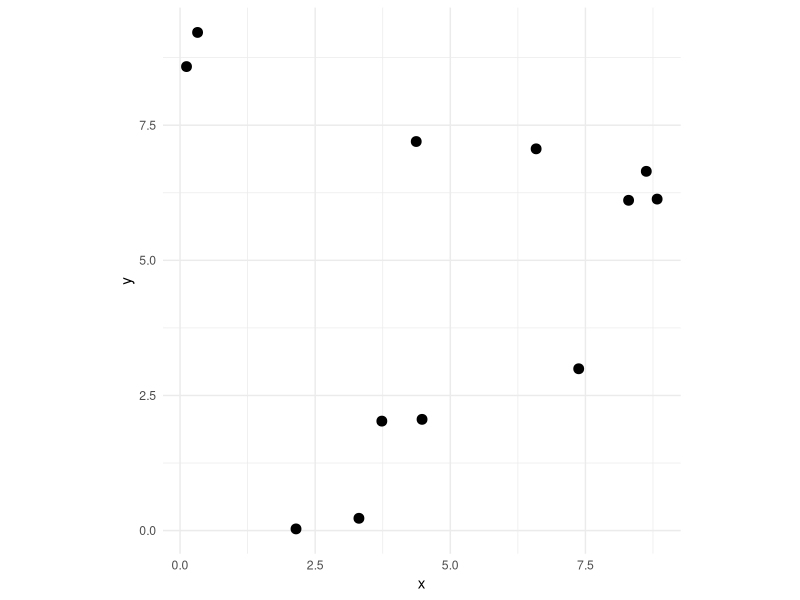
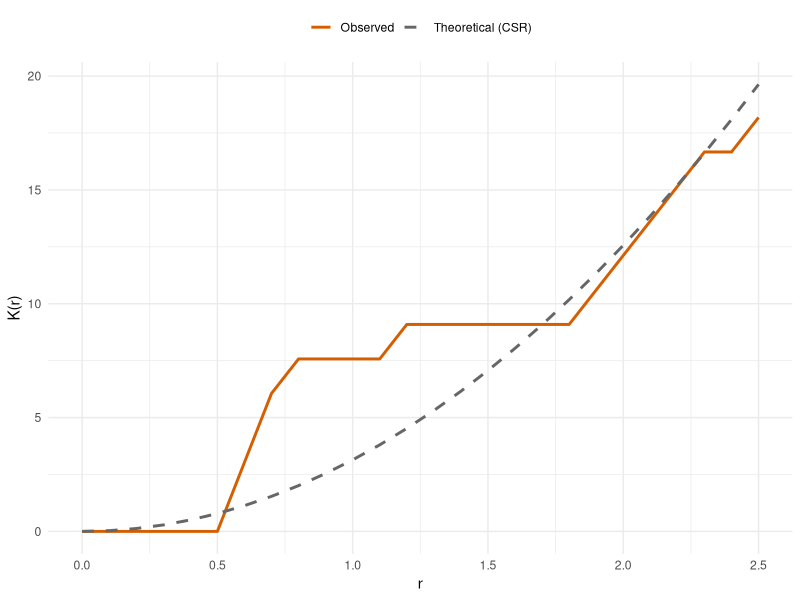
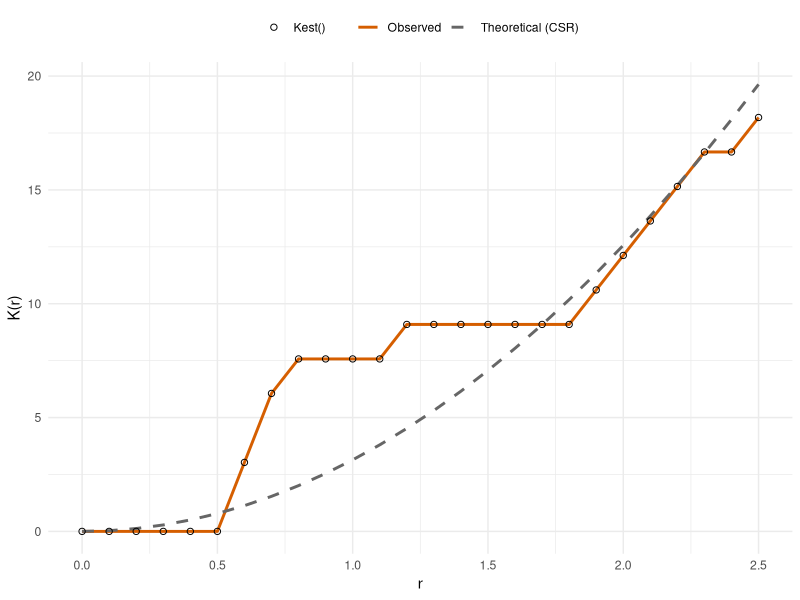

Write the R code that produced these figures, in order.
## ---- chunk 1
set.seed(1984)
## ---- chunk 2
library(tidyverse)
library(spatstat)
## ---- chunk 3
n <- 12
area <- 100 # 10 x 10 = 100 square units
x <- runif(n = n, min = 0, max = 10)
y <- runif(n = n, min = 0, max = 10)

ggplot() +
  geom_point(aes(x = x, y = y), size = 3) +
  coord_fixed() +
  theme_minimal()
## ---- chunk 4
Dmat <- as.matrix(dist(cbind(x, y)))
Dmat
## ---- chunk 5
Dvec <- c(Dmat[upper.tri(Dmat)], Dmat[lower.tri(Dmat)])
Dvec
## ---- chunk 6
r <- seq(0, 2.5, by = 0.1)

Kr <- numeric(length(r))
for (i in seq_along(r)) {
  Kr[i] <- (area / (n * (n - 1))) * sum(Dvec <= r[i])
}
## ---- chunk 7
kCurves <- tibble(
  r = r,
  Observed = Kr,
  `Theoretical (CSR)` = pi * r^2
) %>%
  pivot_longer(-r, names_to = "series", values_to = "K")

ggplot(kCurves, aes(x = r, y = K, color = series, linetype = series)) +
  geom_line(linewidth = 1) +
  scale_color_manual(
    values = c("Observed" = "#D55E00", "Theoretical (CSR)" = "grey40")
  ) +
  scale_linetype_manual(
    values = c("Observed" = "solid", "Theoretical (CSR)" = "dashed")
  ) +
  labs(y = "K(r)", x = "r", color = NULL, linetype = NULL) +
  theme_minimal() +
  theme(legend.position = "top")
## ---- chunk 8
xy <- as.ppp(cbind(x, y), W = c(0, 10, 0, 10))
xyK <- Kest(xy, r = r, correction = "none")
## ---- chunk 9
ggplot() +
  geom_line(
    data = kCurves, aes(x = r, y = K, color = series, linetype = series),
    linewidth = 1
  ) +
  geom_point(
    data = xyK, aes(x = r, y = un, shape = "Kest()"),
    size = 1.8
  ) +
  scale_color_manual(
    values = c("Observed" = "#D55E00", "Theoretical (CSR)" = "grey40")
  ) +
  scale_linetype_manual(
    values = c("Observed" = "solid", "Theoretical (CSR)" = "dashed")
  ) +
  scale_shape_manual(values = c("Kest()" = 1)) +
  labs(y = "K(r)", x = "r", color = NULL, linetype = NULL, shape = NULL) +
  theme_minimal() +
  theme(legend.position = "top")
